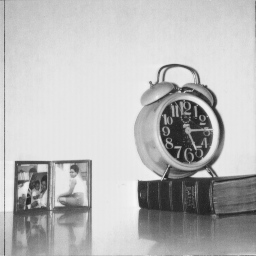
#> input picture hw1/5.1.12.tiff, 256 x 256 px
$ python hw1_tikhonov.py
#> lines starting #> are read from the running program, lines starting #| are printed output that depends on the picture
#!/Users/conda/anaconda3/envs/sp/bin/python
# Replace above with path to python

import skimage, skimage.io
import scipy, scipy.stats
import numpy
import math
import matplotlib.pyplot as plt


# hw1_tikhonov.py - Template Python source code for Problem (1) on HW1 in CAAM/Stat 31240
# (Variational Methods in Image Processing)
#
# Description: In this problem, the goal is to implement a variant of a Tikhonov-Arsenin
# regularization scheme based on the L^2 norm of an approximate gradient of the image.

def read_image(filename):
    return skimage.io.imread(filename)


def write_image(im, filename):
    skimage.io.imsave(filename, im)


def display_image(im, mode='bw'):
    if mode == 'bw':
        plt.imshow(im, cmap=plt.cm.gray)
    elif mode == 'color':
        plt.imshow(im)


# vec(X) returns a column vector with the columns of
# the matrix X concatenated sequentially
def vec(X):
    dim = X.shape
    length = X.size
    return X.transpose().reshape(X.size, 1)


# mat(X,shape) inverts the operation vec(X), i.e. it returns a matrix such that mat(vec(X),X.shape)=X
def mat(v, shape):
    return v.reshape(shape).transpose()


# compute_Q(M) routine computes the matrix which corresponds to a finite
# difference scheme for approximating the gradient of an image composed
# of M\times M pixels, (1) arranged in a matrix u=(u_{ij}), and then (2)
# converted to a vector representation with u_vec=vec(u), using
# the vec() routine above.
#
# Once Q is computed, the quantity |Q*u_vec|^2 is an approximation
# to \lVert\nabla u\rVert_{L^2}^2.
#
# For discussion of the difference quotient derivation, see, e.g. the excerpt from the book
# of Hansen, Nagy, and O'Leary linked in the Canvas assignment.  The relevant
# sections are 4.4 and 7.3.
def compute_Q(dim):
    diagonals = numpy.zeros([2, dim])
    diagonals[0, :] = -1
    diagonals[1, :] = 1
    diagonals[0, dim - 1] = 0
    D_x = scipy.sparse.kron(scipy.sparse.eye(dim), scipy.sparse.spdiags(diagonals, [0, 1], dim, dim))
    D_y = scipy.sparse.kron(scipy.sparse.spdiags(diagonals, [0, 1], dim, dim), scipy.sparse.eye(dim))
    return scipy.sparse.vstack([D_x, D_y])


def compute_tikhonov_arsenin(im, lmbda):
    dim = im.shape
    im_copy = vec(im.copy())
    Q = compute_Q(im.shape[0])

    # FILL IN: Compute the Tikhonov-Arsenin regularization using the
    # discretized gradient values stored in the multi-dimensional
    # array Q.  To use the Q computed above, you may have to look up
    # and use the scipy.sparse routines (see also scipy.sparse.linalg.spsolve).

    # FILL IN:
    # identity matrix
    I = scipy.sparse.eye(dim[0] * dim[1])
    # form matrices A and b to solve for Av  = b
    A = I + lmbda * Q.T @ Q
    b = im_copy
    solution = scipy.sparse.linalg.spsolve(A, b)

    # The below line converts a column vector ``solution'' back to the matrix image format
    # we've been using.
    im_smoothed = mat(solution, dim)

    return im_smoothed


def main():
    # FILL IN: Load the clock image file into the variable im_input.
    im_input = read_image('5.1.12.tiff')
#> in read_image, returned value is the input picture: shape (256, 256); min 32, max 246, mean 186
    ###

    # Set im to the image in {0,...,255} pixel value format.
    im = skimage.util.img_as_ubyte(im_input)

    plt.figure()
    plt.subplot(1, 3, 1)
    plt.title('Original Clock')
    display_image(im, 'bw')

    # FILL IN: Create a noisy copy of the image im and store
    # this in the variable im_noisy.

    # Using skimage.util.random_noise function to add Gaussian noise to the image
    im_noisy = skimage.util.random_noise(im,
                                         mode='gaussian',
                                         mean=0,
                                         var=0.05)
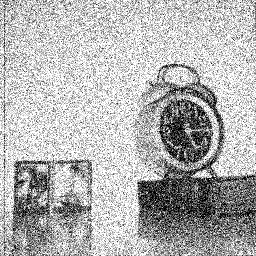
#> im_noisy: shape (256, 256) float64; min 0, max 1, mean 0.704
    ###

    plt.subplot(1, 3, 2)
    plt.title('Noisy Clock')
    display_image(im_noisy, 'bw')

    # lambda is set to 20
    im_smoothed = compute_tikhonov_arsenin(im_noisy, 20)
#> in mat, `return v.reshape(shape).transpose()`:
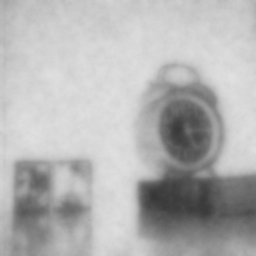
#> returned value: shape (256, 256) float64; min 0.217, max 0.881, mean 0.704

    plt.subplot(1, 3, 3)
    plt.title('Tikhonov-Arsenin')
    display_image(im_smoothed, 'bw')

    plt.show()
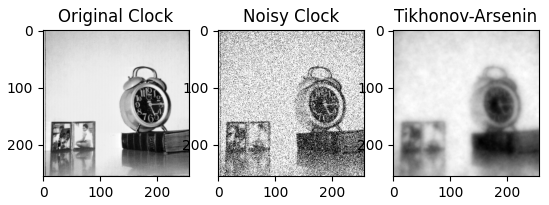
#> figure drawn by matplotlib, 3 panels


if __name__ == "__main__":
    main()
